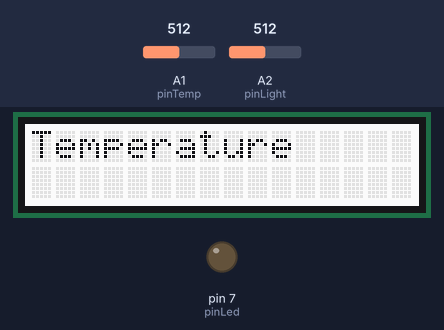
Recording of a sketch running on a simulated Arduino Uno, built with avr-gcc and run on an emulated ATmega328P. Shown: 16×2 character LCD, output pins drawn as LEDs (lit = HIGH). The test bench sets the inputs (shaded band); at power-on: A1 (pinTemp) = 512, A2 (pinLight) = 512. Storage starts empty; what the sketch prints to the serial monitor is not drawn.

Above: at 1.2 s.
1.3 s: A1 (pinTemp) set to 158
At 12.5 s:
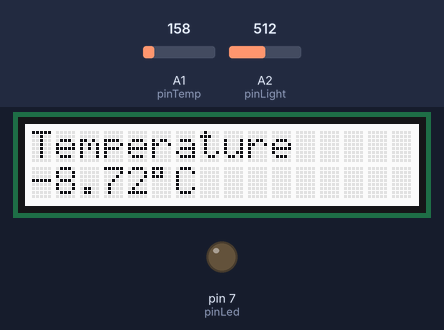
12.8 s: A1 (pinTemp) set to 137
At 23.4 s:
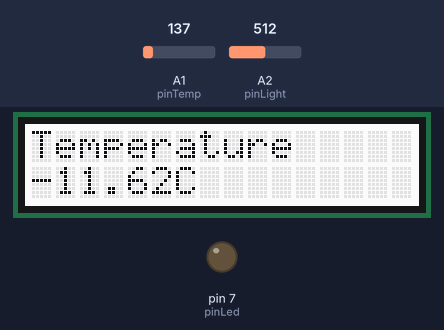
24.0 s: A2 (pinLight) set to 417
35.0 s: A2 (pinLight) set to 382
At 46.0 s:
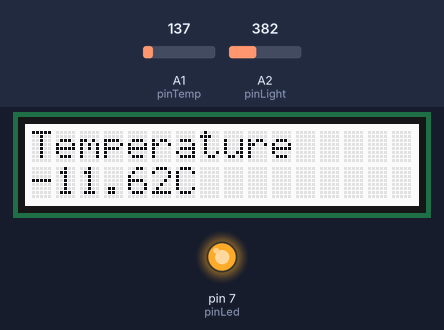
46.5 s: A1 (pinTemp) set to 265
At 56.7 s:
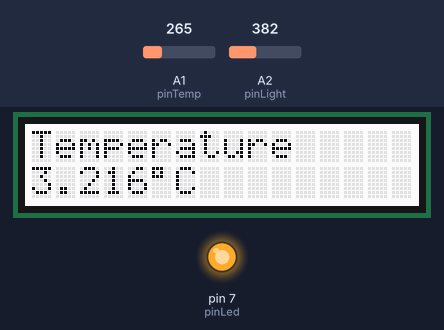
57.7 s: A1 (pinTemp) set to 0
At 68.7 s:
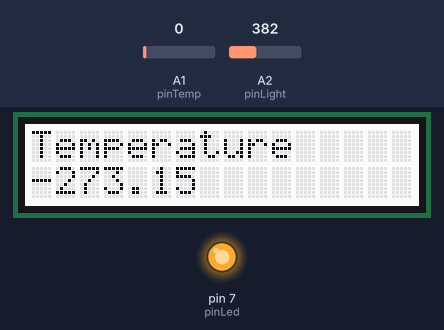
Timing chart, 0 to 69.9 s (numbered marks = the images above; inputs shaded):
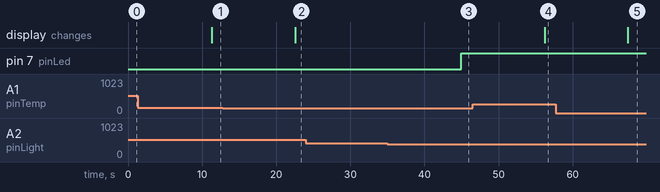

Measured:
- the behaviour switches between 149 and 148 on A1 (pinTemp) (found by bisection; images 1 and 2)
- the behaviour switches between 400 and 399 on A2 (pinLight) (found by bisection; images 2 and 3)
- after the input at 1.3 s, the display: changes after 10.0 s (image 1)
- after the input at 12.8 s, the display: changes after 9.7 s (image 2)
- after the input at 24.0 s, every drawn part: stays the same
- after the input at 35.0 s, pin 7 (pinLed): LOW → HIGH after 10.0 s
- after the input at 46.5 s, the display: changes after 9.7 s (image 4)
- after the input at 57.7 s, the display: changes after 9.8 s (image 5)

The sketch:

Temperature_Light_LED.ino
```cpp
#include <Wire.h>
#include "rgb_lcd.h"
#include <SPI.h>
#include <SD.h>
const int pinTemp = A1;
const int chipSelect = 4;
const int pinLight = A2;
const int pinLed = 7;
float temperature;
int B=3975;
float resistance;
rgb_lcd lcd;

int thresholdvalue = 400;

void setup()
{
    Serial.begin(115200);
    lcd.begin(16, 2);
    lcd.print("Temperature");
    Serial.print("Start write to card.");
      if (!SD.begin(chipSelect)) {
    Serial.println("No card or failure");
    return;

Serial.println("Card found");
  }

  //LED Section
  pinMode(pinLed, OUTPUT);
}

void breath(unsigned char color)
{
  for(int i=0; i<255; i++)
    {
        lcd.setPWM(color, i);
        delay(10);
    }
     delay(500);
    for(int i=254; i>=0; i--)
    {
        lcd.setPWM(color, i);
        delay(10);
    }
}

void loop()
{

  //LED Section
    int sensorValue = analogRead(pinLight);

    if (sensorValue < thresholdvalue){
      digitalWrite(pinLed, HIGH);
    }else{
      digitalWrite(pinLed, LOW);
    }

     if (temperature >30){
      breath(REG_RED);

      }
     if (temperature <30){
        breath(REG_GREEN);

        }

      if (temperature <25)
        {
          breath(REG_BLUE);
          }
          lcd.setCursor(5,1);
          lcd.write(0b11011111);
          lcd.setCursor(6,1);
          lcd.print("C");


    int val = analogRead(pinTemp);
    resistance=(float)(1023-val)*10000/val;
    temperature=1/(log(resistance/10000)/B+1/298.15)-273.15;
    Serial.println(temperature);
    lcd.setCursor(0,1);
    lcd.print(temperature);

    String dataString = "";

    File dataFile = SD.open("Temperatures.txt", FILE_WRITE);

       if (dataFile) {
    dataFile.println(temperature);
    dataFile.close();

}
}
```
